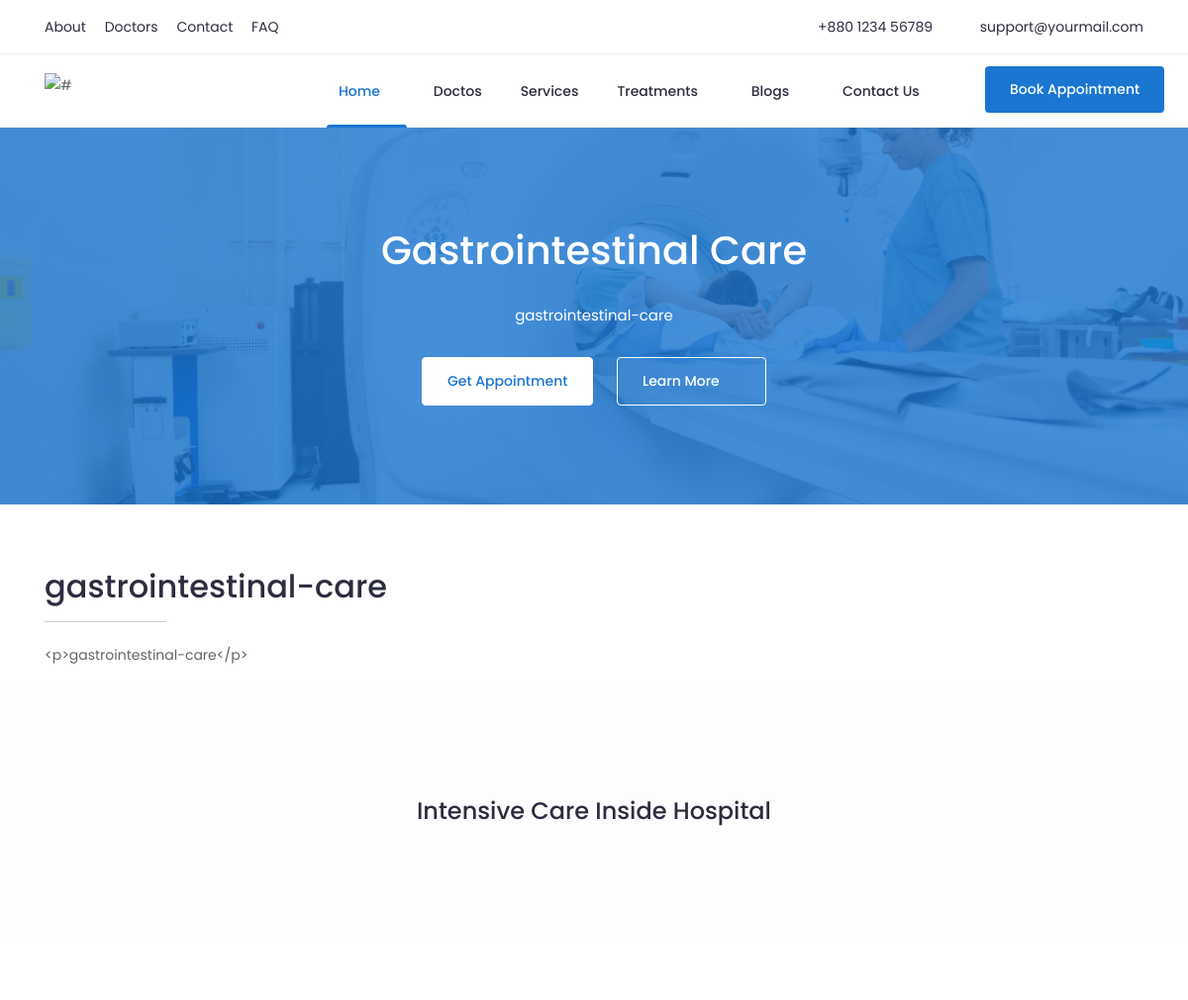
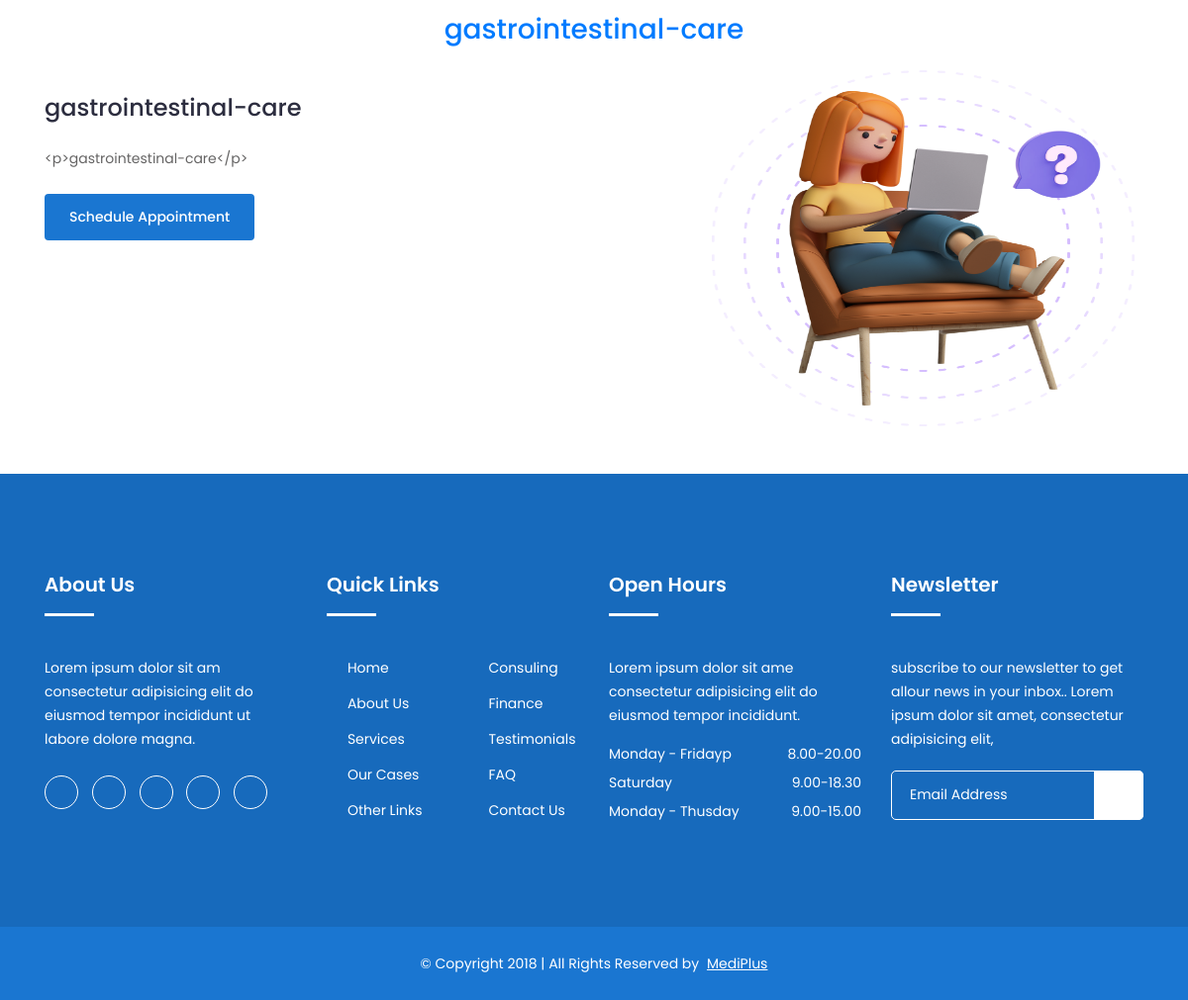
/treatment/gastrointestinal-care/, run on the app's committed database (2 pictures, top to bottom).
### admin_panel/models.py (models this page shows)
class Page(models.Model):
    title= models.CharField('page_title', max_length=100)
    discription= models.CharField('page_discription', max_length=500 , blank=True)
    discriptive_image= models.ImageField(upload_to='img/', blank=True)
    h2= models.CharField('heading 2', max_length=100, blank=True)
    content= HTMLField(blank=True)
    h3= models.CharField('heading 3', max_length=100, blank=True)
    h4= models.CharField('heading 4', max_length=100, blank=True)
    second_content= HTMLField( blank=True)
    image= models.ImageField(upload_to='img/', blank=True, default='')
    url= models.CharField('Slug', max_length=100)
    published_date= models.DateTimeField(default=timezone.now() )
    def __str__ (self):
        return self.title

### app/views.py (the view)
# urls.py: path('treatment/<slug:url>/', views.PageDetail, name='page-detail'),
def PageDetail(request, url):
    pagedetail= Page.objects.get(url=url)
    pages = Page.objects.all()
    my_dict_data= {
        'pagedetail': pagedetail,
        'pages': pages,
    }
    template_names = [
        'app/single-page.html',
        'app/base.html'
        ]
    print(pagedetail)
    return render(request, template_names , my_dict_data )

### app/templates/app/single-page.html (shortened to what this page needs)
{% extends "app/base.html" %}
{% load static %}
{% block body %}
 <section class="call-action overlay" data-stellar-background-ratio="0.5">
    <div class="container">
        <div class="row">
            <div class="col-lg-12 col-md-12 col-12">
                <div class="content">
                    <h1 class="text-white">{{pagedetail.title}}</h1>
                    <p>{{pagedetail.discription}}</p>
                    <div class="button">
                        <a href="#" class="btn">Get Appointment</a>
                        <a href="#" class="btn second">Learn More<i class="fa fa-long-arrow-right"></i></a>
                    </div>
                </div>
            </div>
        </div>
    </div>
 </section>
 <div class="container my-3">
    <h2 class="pt-5" >{{pagedetail.h2}}</h2>
    <hr class="col-md-1">
    <p> {{pagedetail.content}}
    </p>
 </div>
 <section class="portfolio section" >
    <h4 class="text-center py-3">Intensive Care Inside Hospital</h4>
    <div class="container-fluid">
        <div class="row">
            <div class="col-lg-12 col-12">
            </div>
        </div>
    </div>
</section>
 <div class="container my-4">
    <h3 class="text-center text-primary pt-5">{{pagedetail.h3}}</h3>
    <div class="row">
        <div class="col-lg-7 pt-5">
            <div class="text">
                <h4>{{pagedetail.h4}}</h4>
                <p class="py-4" >{{pagedetail.second_content}} </p>
                <div class="button text-white">
                    <a href="#" class="btn btn primary">Schedule Appointment</a>
                </div>
            </div>
        </div>
        <div class="col-lg-5 p-4">
            <img style="width:500px; height:45vh" src='/media/{{pagedetail.image}}' alt="" >
        </div>
    </div>
 </div>
{% endblock %}

### data on the page
Page: title "Gastrointestinal Care", discription "gastrointestinal-care", h2 "gastrointestinal-care", content "<p>gastrointestinal-care</p>", h3 "gastrointestinal-care", h4 "gastrointestinal-care", second_content "<p>gastrointestinal-care</p>", image (picture)
